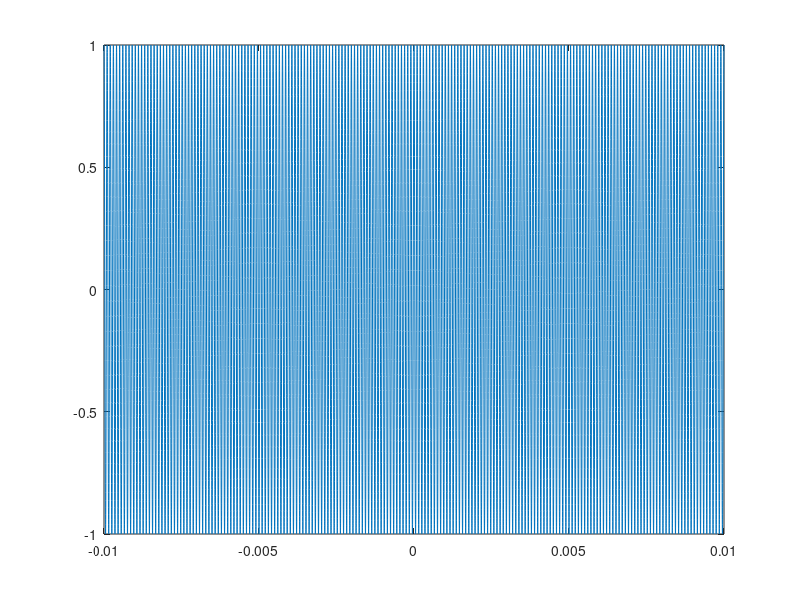
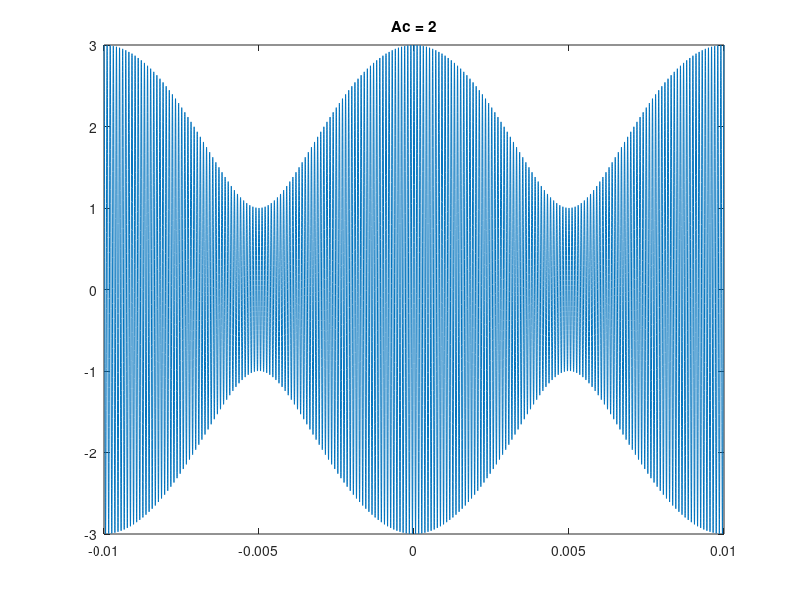
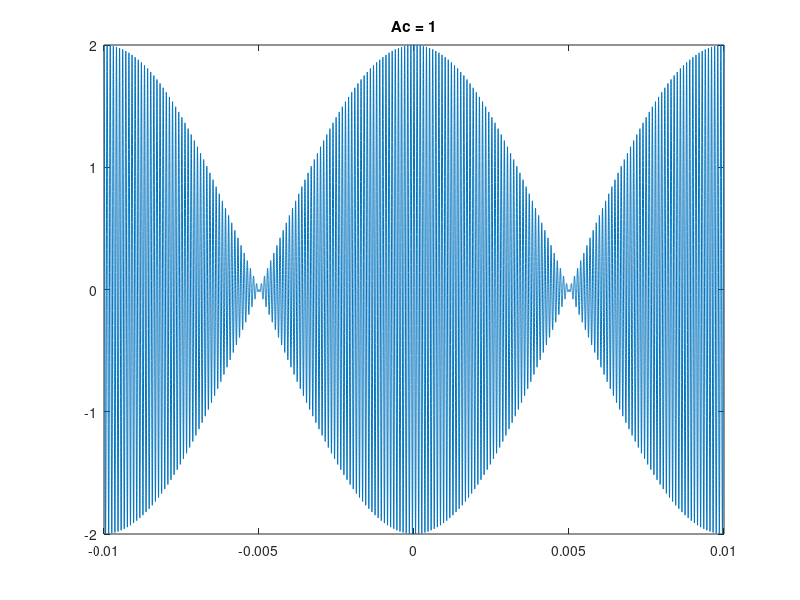
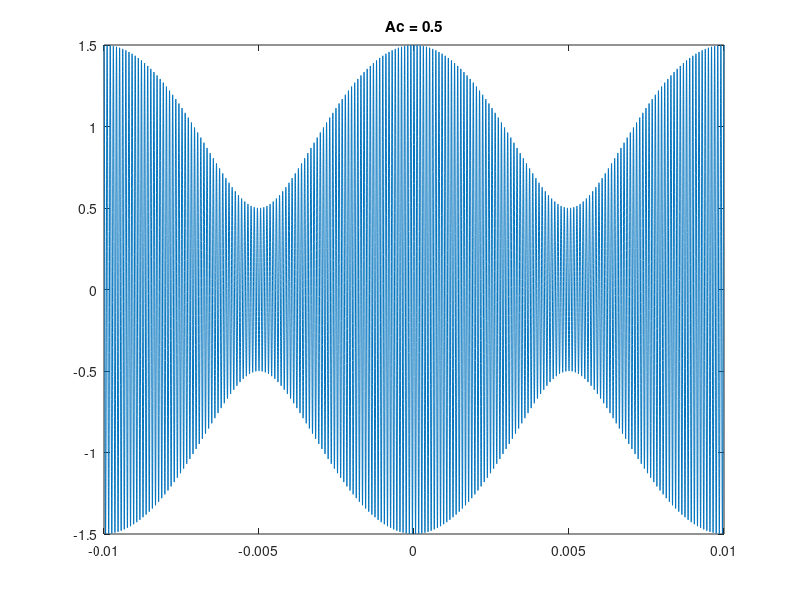

These charts were generated, in order, by the following MATLAB code:
%% QUESTION - 2

clear;
close all;
clc;

fc = 10000;
fm = 100;
A = 1;
t = (-0.01:0.000001:+0.01); 
a1 = cos(2*pi*fm*t).*cos(2*pi*fc*t);
a2 = sin(2*pi*fm*t).*sin(2*pi*fc*t);
Vlsb = a1+a2;

figure(1);
plot(t,Vlsb);


%part B
 % case_1
Ac = 2;  %amplitude of the carrier signal

a3 = cos(2*pi*fc*t);
VlsbAm  = Ac*a3 + A*Vlsb;
figure(2);
plot(t,VlsbAm);
title("Ac = 2");

% case_2
Ac = 1;
VlsbAm  = Ac*a3 + A*Vlsb;
figure(3);
plot(t,VlsbAm);
title("Ac = 1");

% case_3
Ac = 0.5;
VlsbAm  = Ac*a3 + A*Vlsb;
figure(4);
plot(t,VlsbAm);
title("Ac = 0.5");

%% part c
% 

% Here mt= cos(2*pi*fm*t) so the hilbert transform of it will vary
%by 90 degree  and m^t= sin(2*pi*fm*t)

%provethe given equation, we can plot the graphs of RHS and LHS on
% same

t = (-0.01:0.000001:+0.01);       % time period
fm = 100;                          % message frequency
fc = 10000;                        % carrier frequency
Vlsb = cos(2*pi*(fc-fm)*t);        % single-sideband modulation wave
% here 
% for Ac = 2
Ac=2;
figure(5);
plot(t,abs(Ac+cos(2*pi*fm*t)) , t,sin(2*pi*fm*t));
title("Ac = 2");

%for ac = 1
Ac=1;
figure(5);
plot(t,abs(Ac+cos(2*pi*fm*t)) , t,sin(2*pi*fm*t));
title("Ac = 1");

%{ from above plots for diffent value of ac follwing equation is verified
 
% |Ac + m(t)| > |m_hat(t)| is verified as we increase the value of ac

% as we can see at ac = 2 its not intersecting and will intersect at all
% othe value se it is verified at ac = 2